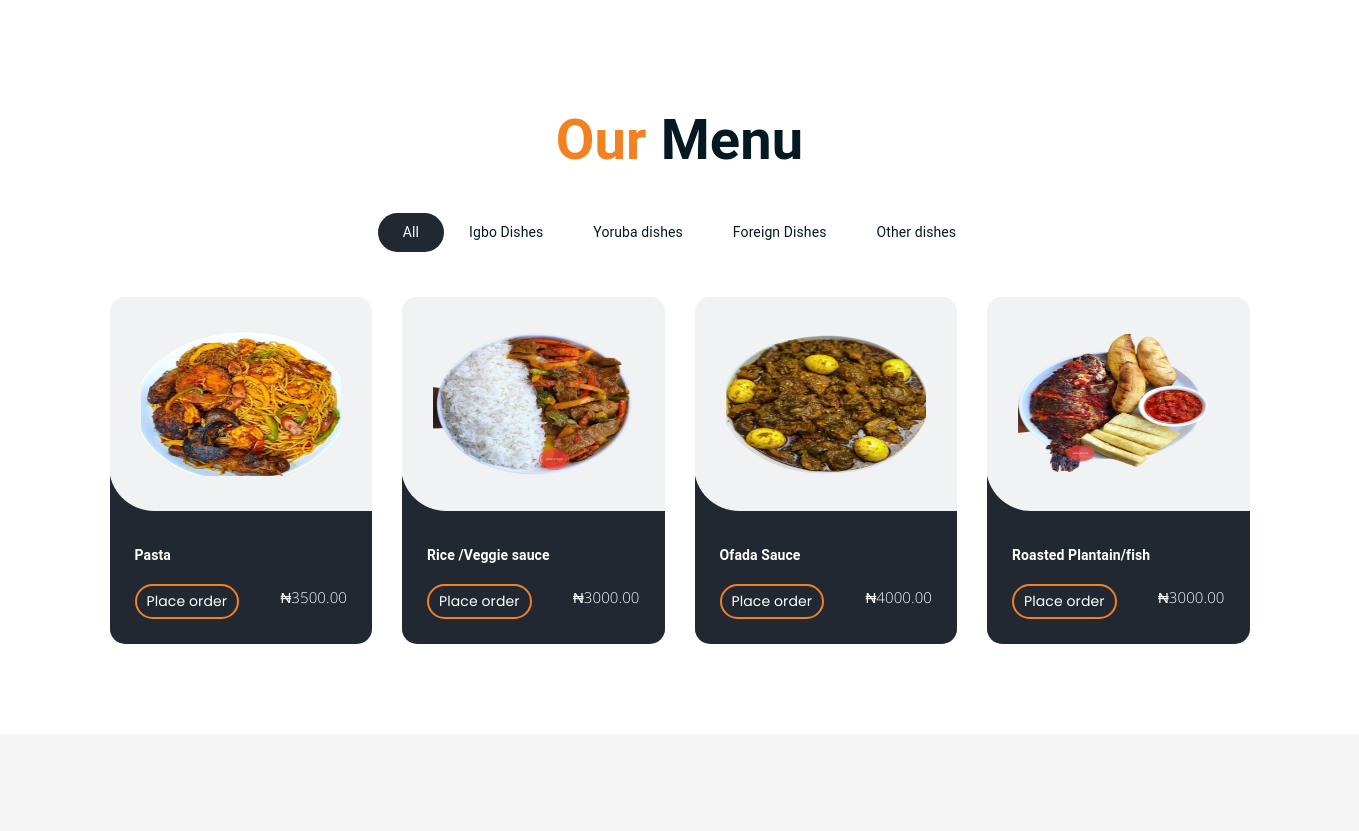
Before: / (middle part) with the older database file.
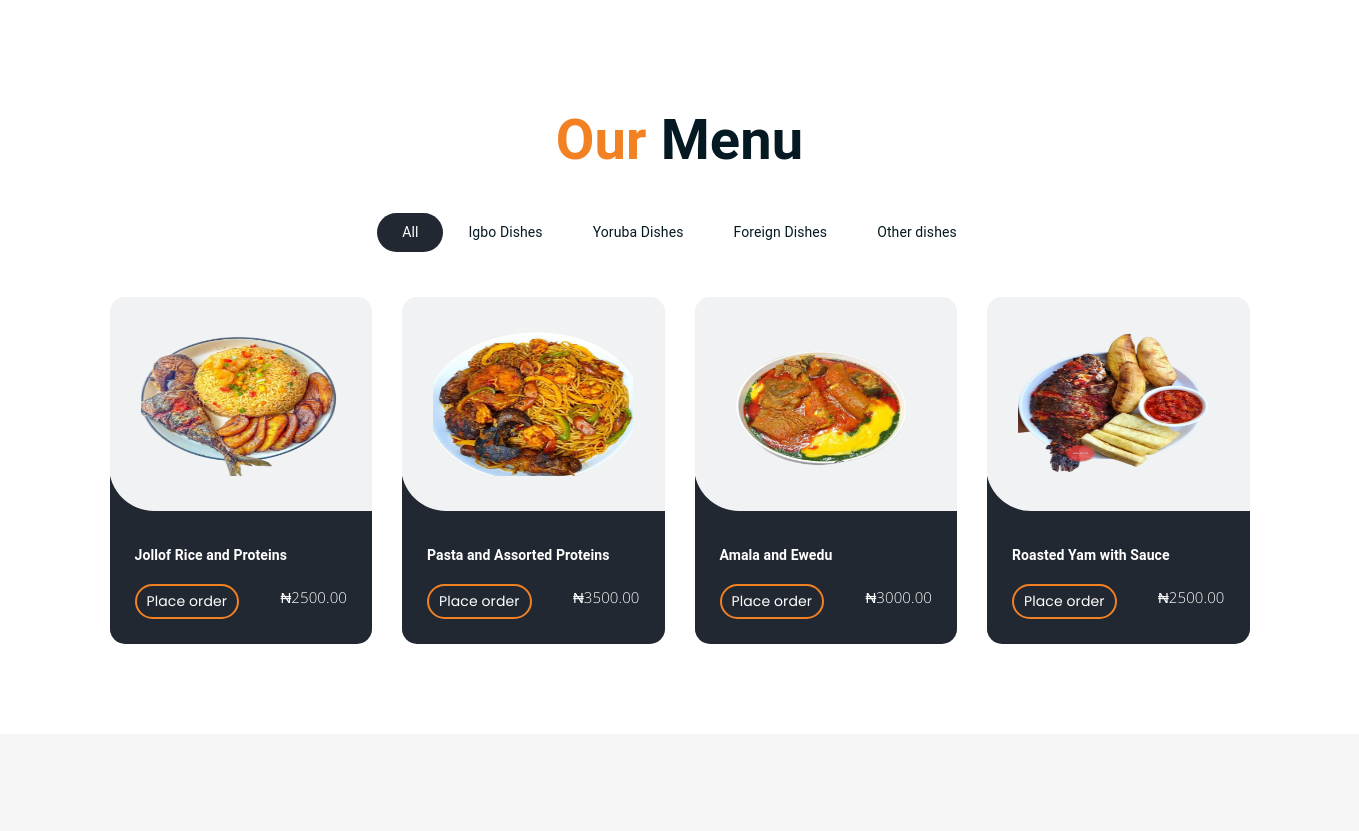
After: the same page with the newer database file.
### ProjectApp/models.py (models this page shows, shortened)
class Category(models.Model):
    name = models.CharField(max_length = 200, null= False)
    slug = models.SlugField(max_length= 200, unique = True)
    class Meta:
        verbose_name_plural ='categories'

class Products(models.Model):
    category = models.ForeignKey(Category, related_name='product',on_delete =models.CASCADE)
    created_by = models.ForeignKey(CustomUser, on_delete=models.CASCADE, related_name='product_creator')
    title = models.CharField(max_length =200)
    description = models.TextField(blank=True)
    image = models.ImageField(upload_to='images/')
    slug = models.SlugField(max_length=200)
    price = models.DecimalField(max_digits=12,decimal_places=2)
    in_stock = models.BooleanField(default=True)
    is_active = models.BooleanField(default=True)
    created_on = models.DateTimeField(auto_now_add=True)
    updated_on = models.DateTimeField(auto_now=True)
    class Meta:
        verbose_name_plural = 'Products'
        ordering = ('-created_on',)
    def get_absolute_url(self):
        return reverse('ProjectApp:product_detail', args=[self.slug])

### ProjectApp/views.py (the view)
# urls.py: path('', views.myHome, name='myHome'),
def myHome(request):
    products = Products.objects.all()
    categories = Category.objects.all()
    selected_category = request.GET.get('category')
    searched = request.POST.get('q')
    if selected_category:
        products = Products.objects.filter(category__slug=selected_category)
        return products
    elif searched:
        products = Products.objects.filter(title__icontains=searched)
    return render (request, 'index.html', {'products':products,'categories':categories})

### ProjectApp/context_processors.py (called while the page is built)
def categories(request):
    return {
        'categories':Category.objects.all()
    }

### basket/basket.py (called while the page is built)
    def __len__(self):
        return sum(item['qty'] for item in self.basket.values())

### basket/context_processors.py (called while the page is built)
def basket(request):
    return {'basket': Basket(request)}

### templates/index.html (shortened to what this page needs)
{% extends 'base.html' %}
{% load static %}
{% block content %}
<section class="food_section layout_padding-bottom">
	<div class="container">
		<div class="heading_container heading_center">
			<h1 class="menu" style="margin-top: 10%;"><span class="orange-text">Our</span> Menu</h1>
		</div>
		<ul class="filters_menu">
			<li class="active" data-filter="*" onclick="filterProducts(this)">All</li>
			{% for category in categories %}
			<li data-filter=".{{ category.slug }}" onclick="filterProducts(this)">{{ category.name }}</li>
			{% endfor %}
		</ul>
		<div class="filters-content">
			<div class="row grid" id="product-container">
				{% for product in products %}
				<div class="col-md-3 col-sm-12 all {{ product.category.slug }}">
					<div class="box">
						<div>
							<div class="img-box">
								<img src="{{ product.image.url }}" width="200" alt="{{ product.title }}">
							</div>
							<div class="detail-box">
								<h6 style="color: white;">{{ product.title }}</h6>
								<a href="{{product.get_absolute_url}}" class="btn border-btn">Place order</a>
								<p style="color:white; display: inline-block; float: right;">&#x20A6;{{product.price}}</p>
							</div>
						</div>
					</div>
				</div>
				{% endfor %}
			</div>
		</div>
	</div>
</section>
<section class="cart-banner pt-100 pb-100">
</section>
{% endblock %}

### templates/base.html (shortened to what this page needs)
{% load static %}
<!DOCTYPE html>
<html lang="en">
<head>
	<link href="https://cdn.jsdelivr.net/npm/bootstrap@5.3.2/dist/css/bootstrap.min.css" rel="stylesheet"
>
	<link rel="stylesheet" href="{% static 'assets/css/all.min.css'%}">
	<link rel="stylesheet" href="{% static 'assets/bootstrap/css/bootstrap.min.css'%}">
	<link rel="stylesheet" href="{% static 'assets/css/owl.carousel.css'%}">
	<link rel="stylesheet" href="{% static 'assets/css/magnific-popup.css'%}">
	<link rel="stylesheet" href="{% static 'assets/css/animate.css'%}">
	<link rel="stylesheet" href="{% static 'assets/css/meanmenu.min.css'%}">
	<link rel="stylesheet" type="text/css" href="{% static 'css/bootstrap.css'%}" />
	<link rel="stylesheet" href="https://cdnjs.cloudflare.com/ajax/libs/font-awesome/6.4.2/css/all.min.css">
	<link rel="stylesheet" type="text/css"
		href="https://cdnjs.cloudflare.com/ajax/libs/OwlCarousel2/2.3.4/assets/owl.carousel.min.css" />
	<link rel="stylesheet"
		href="https://cdnjs.cloudflare.com/ajax/libs/jquery-nice-select/1.1.0/css/nice-select.min.css"
 />
	<link href="{% static 'css/font-awesome.min.css'%}" rel="stylesheet" />
	<link href="{% static 'css/style.css'%}" rel="stylesheet" />
	<link href="{% static 'css/style.css'%}" rel="stylesheet" />
	<link href="{% static 'css/responsive.css'%}" rel="stylesheet" />
	<link rel="stylesheet" href="{% static 'assets/css/main.css'%}">
	<link rel="stylesheet" href="{% static 'assets/css/responsive.css'%}">
	<link href="{% static 'css/responsive.css'%}" rel="stylesheet" />
	<link rel="stylesheet" href="../static/form/css/style.css">
</head>
<body>
	{% block content %}
	{% endblock %}
</body>
</html>

### static/css/style.css (style rules this page uses)
body { font-family: "Open Sans", sans-serif; color: #0c0c0c; background-color: #ffffff; overflow-x: hidden; }
.layout_padding-bottom { padding-bottom: 90px; }
h1, h2 { font-family: 'Dancing Script', cursive; }
.heading_container { display: -webkit-box; display: -ms-flexbox; display: flex; -webkit-box-orient: vertical; -webkit-box-direction: normal; -ms-flex-direction: column; flex-direction: column; -webkit-box-align: start; -ms-flex-align: start; align-items: flex-start; }
.heading_container.heading_center { -webkit-box-align: center; -ms-flex-align: center; align-items: center; text-align: center; }
a, a:hover, a:focus { text-decoration: none; }
.btn, .btn:focus { outline: none !important; -webkit-box-shadow: none; box-shadow: none; }
.food_section .filters_menu { padding: 0; display: -webkit-box; display: -ms-flexbox; display: flex; -ms-flex-wrap: wrap; flex-wrap: wrap; -webkit-box-pack: center; -ms-flex-pack: center; justify-content: center; list-style-type: none; margin: 45px 0 20px 0; }
.food_section .filters_menu li { padding: 7px 25px; cursor: pointer; border-radius: 25px; }
.food_section .filters_menu li.active { background-color: #222831; color: #ffffff; }
.food_section .box { position: relative; margin-top: 25px; background-color: #ffffff; border-radius: 10px; color: #ffffff; border-radius: 15px; overflow: hidden; background: linear-gradient(to bottom, #f1f2f3 25px, #222831 25px); }
.food_section .box .img-box { background: #f1f2f3; display: -webkit-box; display: -ms-flexbox; display: flex; -webkit-box-pack: center; -ms-flex-pack: center; justify-content: center; -webkit-box-align: center; -ms-flex-align: center; align-items: center; height: 215px; border-radius: 0 0 0 45px; margin: -1px; padding: 25px; }
.food_section .box .img-box img { max-width: 100%; max-height: 145px; -webkit-transition: all .2s; transition: all .2s; }
.food_section .box .detail-box { padding: 25px; }
.food_section .box .detail-box p { font-size: 15px; }
.food_section .box .detail-box h6 { margin-top: 10px; }

### static/css/responsive.css (style rules this page uses)
@media (min-width: 1200px) { .container { max-width: 1170px; } }

### static/assets/css/main.css (style rules this page uses)
html { font-size: 14px; font-weight: 400; line-height: 28px; height: 100%; }
body { font-family: "Open Sans", sans-serif; font-weight: 400; font-size: 1rem; letter-spacing: 0.1px; line-height: 1.8; color: #051922; overflow-x: hidden; }
body img { max-width: 100%; }
a { cursor: pointer; text-decoration: none; -webkit-transition: all 0.2s ease-in-out; -o-transition: all 0.2s ease-in-out; transition: all 0.2s ease-in-out; }
h1, .h1, h2, .h2, h3, .h3, h4, .h4, h5, .h5, h6, .h6 { font-family: "Poppins", sans-serif; font-weight: 700; margin: 0 0 1.25rem 0; color: #051922; }
h1:last-child, .h1:last-child, h2:last-child, .h2:last-child, h3:last-child, .h3:last-child, h4:last-child, .h4:last-child, h5:last-child, .h5:last-child, h6:last-child, .h6:last-child { margin: 0; }
h1, .h1 { font-size: 4rem; font-weight: 700; line-height: 4rem; }
h6, .h6 { font-size: 1rem; font-weight: 700; line-height: 1.5rem; }
p { font-family: "Open Sans", sans-serif; font-weight: 400; font-size: 1rem; letter-spacing: 0.1px; line-height: 1.8; color: #051922; margin: 0 0 1.25rem 0; }
p:last-child { margin: 0; }
.pt-100 { padding-top: 100px; }
.pb-100 { padding-bottom: 100px; }
.orange-text { color: #F28123; }
a.border-btn { font-family: 'Poppins', sans-serif; display: inline-block; color: #fff; border: 2px solid #F28123; padding: 5px 10px; border-radius: 20px; }
a.border-btn { -webkit-transition: 0.3s; -o-transition: 0.3s; transition: 0.3s; }
html, body { height: 100%; }
.cart-banner { background-color: #f5f5f5; }

### static/form/css/style.css (style rules this page uses)
body { font-family: "Roboto", sans-serif; background-color: #fff; }
p { color: #b3b3b3; font-weight: 300; }
h1, h2, h3, h4, h5, h6, .h1, .h2, .h3, .h4, .h5, .h6 { font-family: "Roboto", sans-serif; }
a { -webkit-transition: .3s all ease; -o-transition: .3s all ease; transition: .3s all ease; }

Changed rows visible on the page:
removed Products: image (picture), title "Pasta", price "3500.00"
removed Products: image (picture), title "Rice /Veggie sauce", price "3000.00"
removed Products: image (picture), title "Ofada Sauce", price "4000.00"
changed Category: name "Yoruba dishes" → "Yoruba Dishes"
added Products: image (picture), title "Jollof Rice and Proteins", price "2500.00"
added Products: image (picture), title "Pasta and Assorted Proteins", price "3500.00"
added Products: image (picture), title "Amala and Ewedu", price "3000.00"
changed Products: title "Roasted Plantain/fish" → "Roasted Yam with Sauce"; price "3000.00" → "2500.00"
